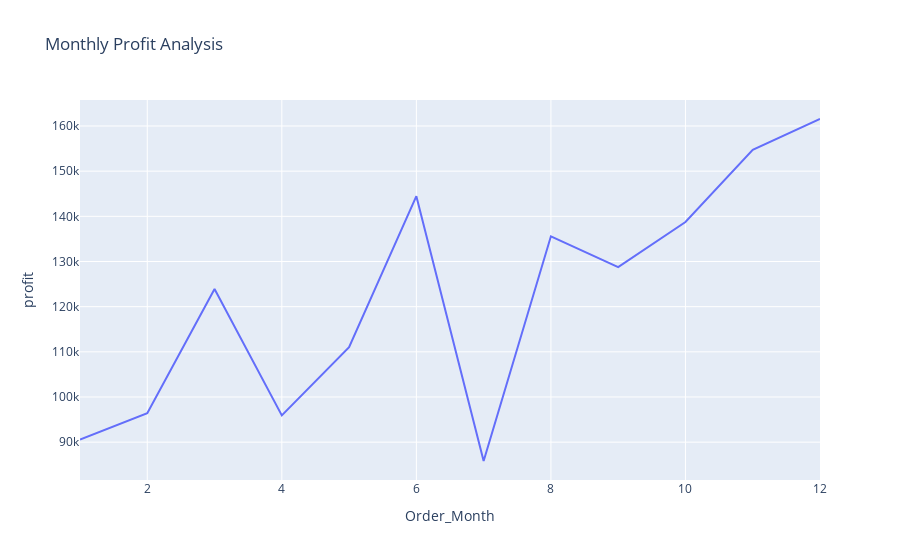

This figure's notebook cell:
### Code cell
profit_by_month = store.groupby('Order_Month')['profit'].sum().reset_index()
fig = px.line(profit_by_month, 
              x='Order_Month', 
              y='profit', 
              title='Monthly Profit Analysis')
fig.show()

### Figure 1 — Plotly figure (JSON) as saved in the notebook; plotly's stock layout.template omitted (floating-point values rounded to 4 significant figures)
{"data": [{"hovertemplate": "Order_Month=%{x}<br>profit=%{y}<extra></extra>", "legendgroup": "", "line": {"color": "#636efa", "dash": "solid"}, "marker": {"symbol": "circle"}, "mode": "lines", "name": "", "orientation": "v", "showlegend": false, "type": "scatter", "x": [1, 2, 3, 4, 5, 6, 7, 8, 9, 10, 11, 12], "xaxis": "x", "y": [90580.0, 96430.0, 123900.0, 95930.0, 111000.0, 144500.0, 85830.0, 135600.0, 128700.0, 138700.0, 154700.0, 161600.0], "yaxis": "y"}], "layout": {"legend": {"tracegroupgap": 0}, "title": {"text": "Monthly Profit Analysis"}, "xaxis": {"anchor": "y", "domain": [0, 1], "title": {"text": "Order_Month"}}, "yaxis": {"anchor": "x", "domain": [0, 1], "title": {"text": "profit"}}}}
